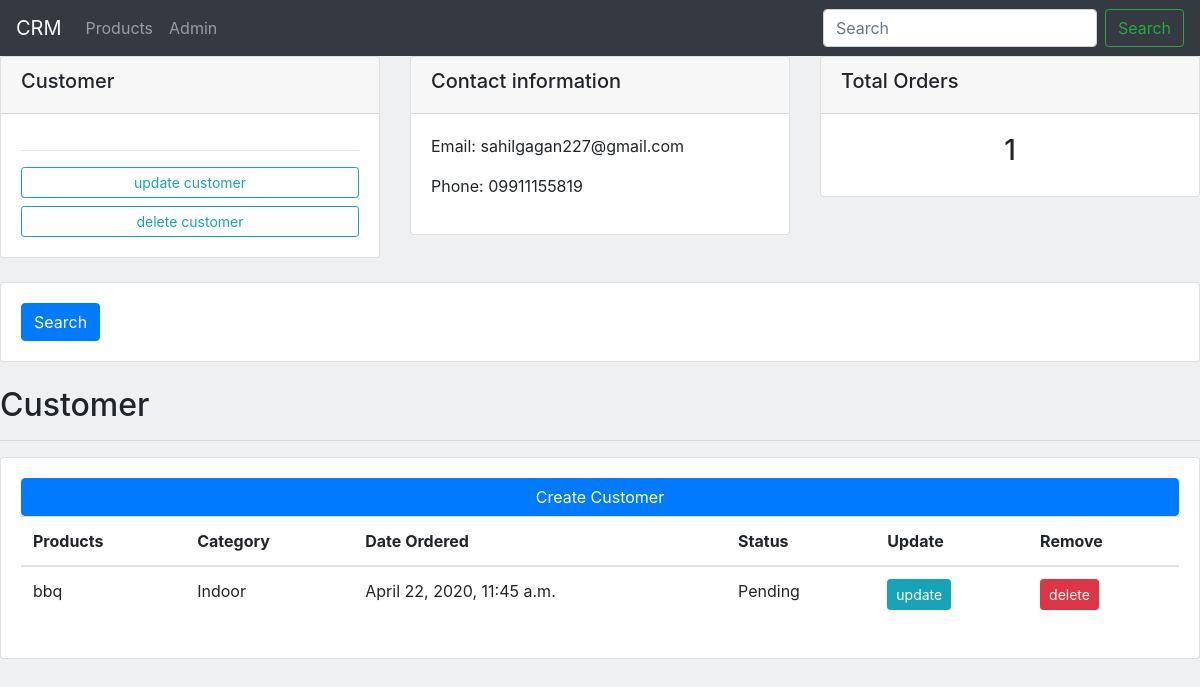
Screenshot of /customers/1/ with the database file from the repository.
### home/models.py (models this page shows, shortened)
class Customer(models.Model):
    name = models.CharField(max_length=200, null=True)
    phone = models.CharField(max_length=200, null=True)
    email = models.CharField(max_length=200, null=True)
    date_created= models.DateTimeField(auto_now_add=True, null=True)

class Order(models.Model):
    STATUS  = (
        ('Pending', 'Pending'),
        ('Out for delivery', 'Out for delivery'),
        ('Delivered', 'Delivered')
    )
    customer=models.ForeignKey(Customer, null=True, on_delete=models.SET_NULL)
    product=models.ForeignKey(Product, null=True, on_delete=models.SET_NULL)
    date_created = models.DateTimeField(auto_now_add=True, null=True  )
    status = models.CharField(max_length=200, null=True, choices=STATUS)

class Product(models.Model):
    CATEGORY = (
        ('Indoor', 'Indoor'),
        ('Out Door', 'Out Door')
    )
    name = models.CharField(max_length=200, null=True)
    price = models.FloatField( null=True)
    category = models.CharField(max_length=200, null=True, choices=CATEGORY)
    description = models.CharField(max_length=200, null=True, blank=True)
    date_created = models.DateTimeField(auto_now_add=True, null=True)
    tags = models.ManyToManyField(Tag)
    def __str__(self):
        return self.name

### home/views.py (the view)
# urls.py: path('customers/<str:pk>/', views.customers, name='customers'),
def customers(request, pk):
    customer = Customer.objects.get(id=pk)
    orders = customer.order_set.all()
    orders_count = orders.count()
    context = {
        'customer':customer,
        'orders':orders,
        'orders_count':orders_count
    }
    return render(request, 'home/customers.html', context)

### templates/home/customers.html (shortened to what this page needs)
{% extends 'base.html' %}
{% block content %}
<div class="row">
    <div class="col">
        <div class="card">
            <div class="card-header">
              <h5>Customer</h5>
            </div>
            <div class="card-body">
                <hr>
                <a href="#" class="btn btn-outline-info btn-sm btn-block" href="#">update customer </a>
                <a href="#" class="btn btn-outline-info btn-sm btn-block">delete customer </a>
            </div>
          </div>
    </div>
    <div class="col">
        <div class="card">
            <div class="card-header">
                <h5>Contact information</h5>
            </div>
            <div class="card-body">
                <p>Email: {{customer.email}}</p>
                <p>Phone: {{customer.phone}}</p>
            </div>
          </div>
    </div>
    <div class="col">
        <div class="card">
            <div class="card-header">
              <h5>Total Orders</h5>
            </div>
            <div class="card-body">
              <h3 class="text-center">{{orders_count}}</h3>
            </div>
          </div>
    </div>
</div>
<br>
<div class="row">
    <div class="col">
        <div class="card card-body">
            <form  method="get" >
                <button class="btn btn-primary" type="submit">Search</button>
            </form>
        </div>
    </div>
</div>
    <br>
    <h2>Customer</h2>
    <hr>
  <div class=" card card-body">
    <a href="#" class="btn btn-primary">Create Customer </a>
    <table class="table">
  <thead>
    <tr>
      <th >Products</th>
      <th >Category</th>
      <th >Date Ordered</th>
      <th >Status</th>
      <th >Update</th>
      <th >Remove</th>
    </tr>
  </thead>
  {% for order in  orders %}
    <tr>
      <td>{{order.product}}</td>
      <td>{{order.product.category}}</td>
      <td>{{order.date_created}}</td>
      <td>{{order.status}}</td>
      <td><a class="btn btn-sm btn-info" href="{% url 'update_order' order.id %}">update</a></td>
      <td><a class="btn btn-sm btn-danger"  href="{% url 'delete' order.id%}">delete</a></td>
    </tr>
   {% endfor %}
</table>
    </div>
{% endblock content %}

### static/css/main.css (style rules this page uses)
body { background-color: #adb5bd33; }

### rows the page displays
Customer: email "sahilgagan227@gmail.com", phone "09911155819"
Order: product "bbq", product.category "Indoor", date_created "April 22, 2020, 11:45 a.m.", status "Pending"

### other values shown
{{ orders_count }} "1"
